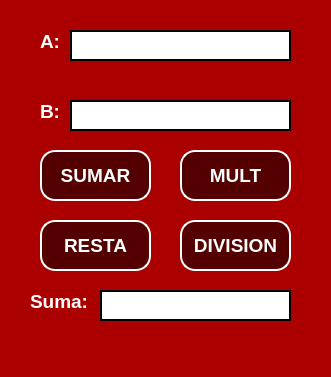
<?xml version="1.0" encoding="UTF-8"?>
<ui version="4.0">
 <class>MainWindow</class>
 <widget class="QMainWindow" name="MainWindow">
  <property name="geometry">
   <rect>
    <x>0</x>
    <y>0</y>
    <width>331</width>
    <height>377</height>
   </rect>
  </property>
  <property name="font">
   <font>
    <pointsize>35</pointsize>
   </font>
  </property>
  <property name="windowTitle">
   <string>MainWindow</string>
  </property>
  <property name="styleSheet">
   <string notr="true">background-color: rgb(170, 0, 0);</string>
  </property>
  <widget class="QWidget" name="centralwidget">
   <widget class="QLabel" name="label">
    <property name="geometry">
     <rect>
      <x>40</x>
      <y>30</y>
      <width>21</width>
      <height>21</height>
     </rect>
    </property>
    <property name="text">
     <string>&lt;html&gt;&lt;head/&gt;&lt;body&gt;&lt;p&gt;&lt;span style=&quot; font-size:14pt; font-weight:600; color:#ffffff;&quot;&gt;A:&lt;/span&gt;&lt;/p&gt;&lt;/body&gt;&lt;/html&gt;</string>
    </property>
   </widget>
   <widget class="QLabel" name="label_2">
    <property name="geometry">
     <rect>
      <x>40</x>
      <y>100</y>
      <width>21</width>
      <height>21</height>
     </rect>
    </property>
    <property name="text">
     <string>&lt;html&gt;&lt;head/&gt;&lt;body&gt;&lt;p&gt;&lt;span style=&quot; font-size:14pt; font-weight:600; color:#ffffff;&quot;&gt;B:&lt;/span&gt;&lt;/p&gt;&lt;/body&gt;&lt;/html&gt;</string>
    </property>
   </widget>
   <widget class="QLineEdit" name="txt_A">
    <property name="geometry">
     <rect>
      <x>70</x>
      <y>30</y>
      <width>221</width>
      <height>31</height>
     </rect>
    </property>
    <property name="font">
     <font>
      <pointsize>14</pointsize>
      <weight>75</weight>
      <bold>true</bold>
     </font>
    </property>
    <property name="styleSheet">
     <string notr="true">background-color: rgb(255, 255, 255);
border: 2px solid black;</string>
    </property>
    <property name="text">
     <string/>
    </property>
   </widget>
   <widget class="QLineEdit" name="txt_B">
    <property name="geometry">
     <rect>
      <x>70</x>
      <y>100</y>
      <width>221</width>
      <height>31</height>
     </rect>
    </property>
    <property name="font">
     <font>
      <pointsize>14</pointsize>
      <weight>75</weight>
      <bold>true</bold>
     </font>
    </property>
    <property name="styleSheet">
     <string notr="true">background-color: rgb(255, 255, 255);
border: 2px solid black;</string>
    </property>
    <property name="text">
     <string/>
    </property>
   </widget>
   <widget class="QPushButton" name="btn_sumar">
    <property name="geometry">
     <rect>
      <x>40</x>
      <y>150</y>
      <width>111</width>
      <height>51</height>
     </rect>
    </property>
    <property name="font">
     <font>
      <pointsize>14</pointsize>
      <weight>75</weight>
      <bold>true</bold>
     </font>
    </property>
    <property name="styleSheet">
     <string notr="true">border: 2px solid white;
border-radius:15px;
color:rgb(255,255,255);
background-color: rgb(85, 0, 0);</string>
    </property>
    <property name="text">
     <string>SUMAR</string>
    </property>
   </widget>
   <widget class="QLabel" name="label_3">
    <property name="geometry">
     <rect>
      <x>30</x>
      <y>290</y>
      <width>71</width>
      <height>21</height>
     </rect>
    </property>
    <property name="text">
     <string>&lt;html&gt;&lt;head/&gt;&lt;body&gt;&lt;p&gt;&lt;span style=&quot; font-size:14pt; font-weight:600; color:#ffffff;&quot;&gt;Suma:&lt;/span&gt;&lt;/p&gt;&lt;/body&gt;&lt;/html&gt;</string>
    </property>
   </widget>
   <widget class="QLineEdit" name="txt_resultado">
    <property name="geometry">
     <rect>
      <x>100</x>
      <y>290</y>
      <width>191</width>
      <height>31</height>
     </rect>
    </property>
    <property name="font">
     <font>
      <pointsize>13</pointsize>
      <weight>75</weight>
      <bold>true</bold>
     </font>
    </property>
    <property name="styleSheet">
     <string notr="true">background-color: rgb(255, 255, 255);
border: 2px solid black;</string>
    </property>
    <property name="text">
     <string/>
    </property>
   </widget>
   <widget class="QPushButton" name="btn_resta">
    <property name="geometry">
     <rect>
      <x>40</x>
      <y>220</y>
      <width>111</width>
      <height>51</height>
     </rect>
    </property>
    <property name="font">
     <font>
      <pointsize>14</pointsize>
      <weight>75</weight>
      <bold>true</bold>
     </font>
    </property>
    <property name="styleSheet">
     <string notr="true">border: 2px solid white;
border-radius:15px;
color:rgb(255,255,255);
background-color: rgb(85, 0, 0);</string>
    </property>
    <property name="text">
     <string>RESTA</string>
    </property>
   </widget>
   <widget class="QPushButton" name="btn_m_licar">
    <property name="geometry">
     <rect>
      <x>180</x>
      <y>150</y>
      <width>111</width>
      <height>51</height>
     </rect>
    </property>
    <property name="font">
     <font>
      <pointsize>14</pointsize>
      <weight>75</weight>
      <bold>true</bold>
     </font>
    </property>
    <property name="styleSheet">
     <string notr="true">border: 2px solid white;
background-color: rgb(85, 0, 0);
border-radius:15px;
color:rgb(255,255,255);
background-color: rgb(85, 0, 0);</string>
    </property>
    <property name="text">
     <string>MULT</string>
    </property>
   </widget>
   <widget class="QPushButton" name="btn_dividir">
    <property name="geometry">
     <rect>
      <x>180</x>
      <y>220</y>
      <width>111</width>
      <height>51</height>
     </rect>
    </property>
    <property name="font">
     <font>
      <pointsize>14</pointsize>
      <weight>75</weight>
      <bold>true</bold>
     </font>
    </property>
    <property name="styleSheet">
     <string notr="true">border: 2px solid white;
border-radius:15px;
color:rgb(255,255,255);
background-color: rgb(85, 0, 0);</string>
    </property>
    <property name="text">
     <string>DIVISION</string>
    </property>
   </widget>
  </widget>
  <widget class="QMenuBar" name="menubar">
   <property name="geometry">
    <rect>
     <x>0</x>
     <y>0</y>
     <width>331</width>
     <height>21</height>
    </rect>
   </property>
  </widget>
  <widget class="QStatusBar" name="statusbar"/>
 </widget>
 <resources/>
 <connections/>
</ui>
